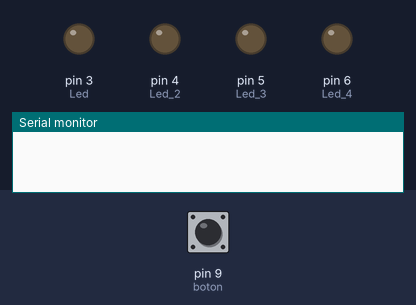
The sketch below on a simulated Arduino Uno, built with avr-gcc and run on an emulated ATmega328P. Shown: output pins drawn as LEDs (lit = HIGH), the last lines printed to the serial monitor. Dashed ring = blinking. Inputs (shaded band) come from the test bench; at power-on: pin 9 (boton) LOW.

Above: at 1.2 s.
1.3 s: pin 9 (boton) pulled HIGH for 1 s
At 1.78 s:
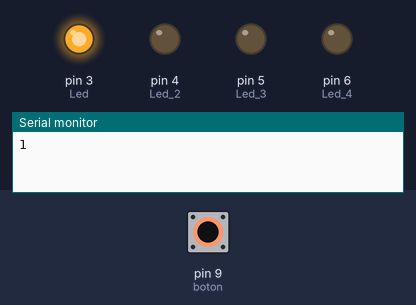
At 3.6 s:
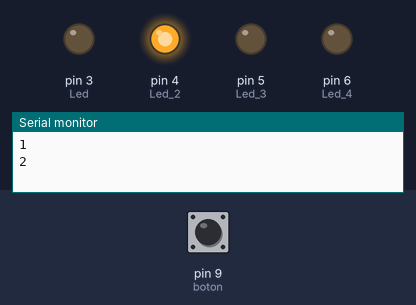
3.9 s: pin 9 (boton) pulled HIGH for 3.2 s
At 8.3 s:
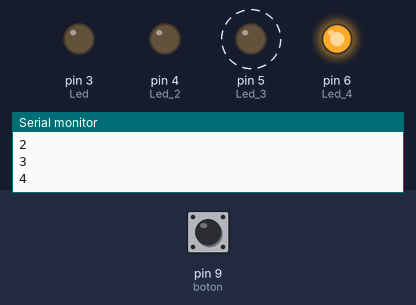
Timing chart, 0 to 9.8 s (numbered marks = the images above; inputs shaded):
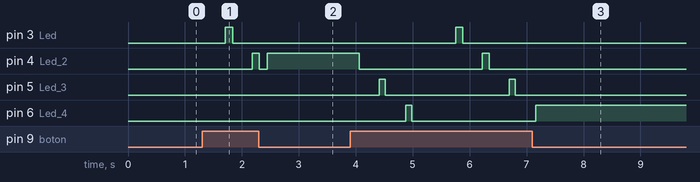

The sketch:

menu_un_pulsador.ino
```cpp
int boton = 9;
int i = 0;
int estado = 0;
bool Puls = false;
int Led = 3;
int Led_2 = 4;
int Led_3 = 5;
int Led_4 = 6;

void setup()
{
  pinMode(boton, INPUT);
  pinMode(Led, OUTPUT);
  pinMode(Led_2, OUTPUT);
  pinMode(Led_3, OUTPUT);
  pinMode(Led_4, OUTPUT);
  Serial.begin(9600);
}

void loop(){
  estado = digitalRead(boton);
  if(estado == 1){
  delay(100);
    i= i+1;
    Serial.println(i);
    delay(100);
  }

  if(i >= 5){
    delay(100);
  i=0;
  }


  delay(10);
//Pulso 1
  if(i == 1){
    delay(100);
    Puls = true;
    while(Puls){
      delay(100);
    	//codigo de Pulso 1
      digitalWrite(Led, HIGH);

      estado = digitalRead(boton);
      if(estado == HIGH){
        delay(100);
      	Puls = false;
        break;
      }
    }
  }
  delay(10);
//Pulso 2

  if(i == 2){
    delay(10);
    Puls = true;
    while(Puls){
      delay(100);
    	digitalWrite(Led_2, HIGH);
       estado = digitalRead(boton);
      if(estado == HIGH){
        delay(100);
      	Puls = false;
        break;
      }

    }
  }
  delay(10);
  //Pulso 3

  if(i == 3){
    delay(10);
    Puls = true;
    while(Puls){
      delay(100);
    	digitalWrite(Led_3, HIGH);
       estado = digitalRead(boton);
      if(estado == HIGH){
        delay(100);
      	Puls = false;
        break;
      }

    }
  }

  delay(10);
 //Pulso 4
  if(i == 4){
    delay(10);
    Puls = true;
    while(Puls){
      delay(100);
    	digitalWrite(Led_4, HIGH);
       estado = digitalRead(boton);
      if(estado == HIGH){
        delay(100);
      	Puls = false;
        break;
      }

    }
  }


	digitalWrite(Led, LOW);
  	digitalWrite(Led_2, LOW);
    digitalWrite(Led_3, LOW);
    digitalWrite(Led_4, LOW);
  	delay(10);
}
```

Measured:
- after the input at 1.3 s, pin 3 (Led): LOW → HIGH after 0.41 s, → LOW 0.13 s later; pin 4 (Led_2): LOW → HIGH after 0.88 s, → LOW 0.12 s later, → HIGH 0.14 s later
- after the input at 3.9 s, pin 3 (Led): LOW → HIGH after 1.9 s, → LOW 0.13 s later; pin 4 (Led_2): HIGH → LOW after 0.16 s, → HIGH 2.2 s later, → LOW 0.12 s later
